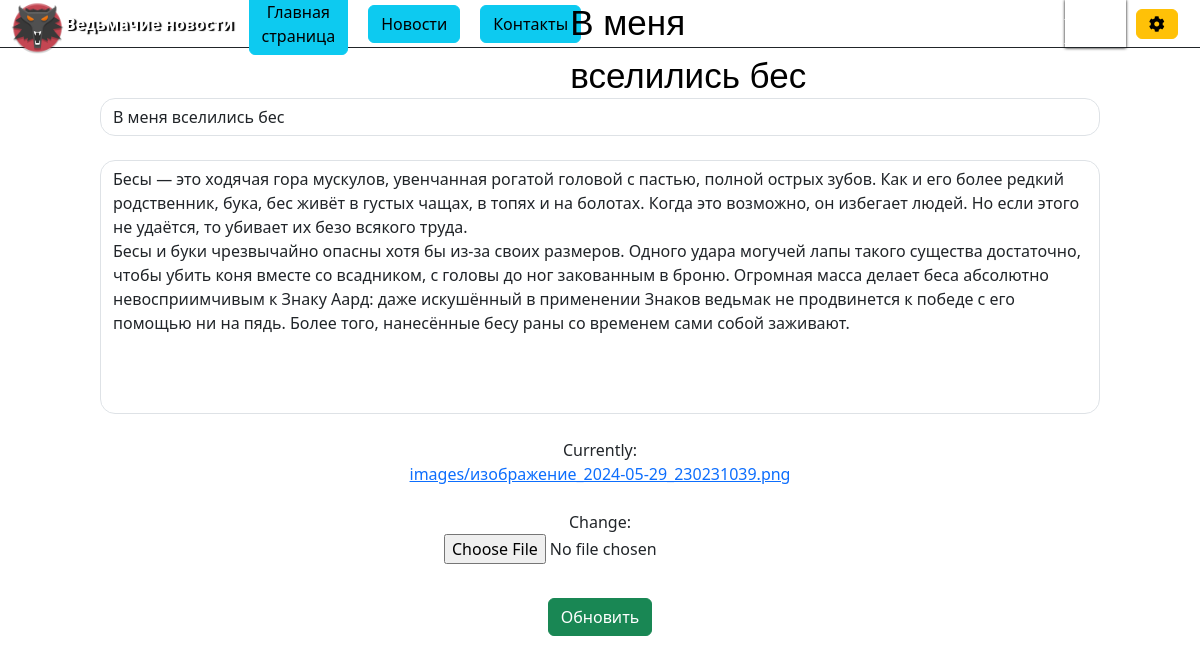
Page /update/1/ (signed in) on the committed database.
### blog/models.py (models this page shows, shortened)
class Blog(models.Model):
    title = models.CharField(max_length=200, verbose_name="Заголовок")
    content = models.TextField(verbose_name="Содержание")
    date_published = models.DateTimeField(default=timezone.now, verbose_name="Дата публикации")
    image = models.ImageField(upload_to="images/", verbose_name="Изображение")
    author = models.ForeignKey(User, on_delete=models.CASCADE, verbose_name="Автор", null=True, blank=True)
    class Meta:
        verbose_name = "Новость"
        verbose_name_plural = "Новости"

### blog/views.py (the view)
    def wrapper(request, *args, **kwargs):
        blog_id = kwargs["pk"]
        if blog_id:
            blog = Blog.objects.get(pk=blog_id)
            if blog.author == request.user or request.user.is_superuser:
                return func(request, *args, **kwargs)
        return redirect("blog:index")

### blog/forms.py
class BlogModelForm(ModelForm):
    class Meta:
        model = Blog
        fields = ["title", "content", "image"]
    def __init__(self, *args, **kwargs):
        super(BlogModelForm, self).__init__(*args, **kwargs)
        self.fields["title"].help_text = ""
        self.fields["title"].label = ""
        self.fields["title"].widget = forms.Textarea(
            attrs={
                "placeholder": "Название новости",
                "rows": 1,
                "class": "form-control",
            }
        )
        self.fields["content"].help_text = ""
        self.fields["content"].label = ""
        self.fields["content"].widget = forms.Textarea(
            attrs={
                "placeholder": "Содержание",
                "rows": 10,
                "class": "form-control",
            }
        )

### blog/views.py (called while the page is built)
def is_owner(func):
    def wrapper(request, *args, **kwargs):
        blog_id = kwargs["pk"]
        if blog_id:
            blog = Blog.objects.get(pk=blog_id)
            if blog.author == request.user or request.user.is_superuser:
                return func(request, *args, **kwargs)
        return redirect("blog:index")
    return wrapper

@is_owner
@login_required
def update_blog(request, pk):
    action = "Обновить"
    blog = Blog.objects.get(pk=pk)
    title = f"Редактирование { blog.title }"
    if request.method == "POST":
        form = BlogModelForm(request.POST, request.FILES, instance=blog)
        if form.is_valid():
            form.save()
            return redirect("blog:blog_detail", pk=pk)
    else:
        form = BlogModelForm(instance=blog)
    return render(request, template_name='blog/create_update_blog.html', context={"title": title, "form": form, "action": action})

### blog/templates/blog/create_update_blog.html (shortened to what this page needs)
{% extends 'blog/layout1.html' %}
{% load static %}
{% block static %}
<link rel="stylesheet" href="{% static 'blog/css/create_update_blog.css' %}">
{% endblock %}
{% block content %}
    <div class="createform">
        <form method="POST" enctype="multipart/form-data">
            <div class="form">
                {{ form.title }}<br>
                {{ form.content }}<br>
                {{ form.image }}<br>
                <button type="submit" class="btn btn-success" style="margin: 10px 0 2% 0;"> {{ action }} </button>
            </div>
        </form>
     </div>
{% endblock %}

### blog/templates/blog/layout1.html (shortened to what this page needs)
{% load static %}
<html lang="en">
<head>
    <link rel="stylesheet" href="{% static 'common/css/bootstrap/bootstrap.min.css' %}">
    <link rel="stylesheet" href="https://use.fontawesome.com/releases/v5.8.2/css/all.css">
    <link rel="stylesheet" href="{% static 'blog/css/layout1.css' %}">
     {% block static %}
     {% endblock %}
</head>
<body  style="background-image: url('https://getwallpapers.com/wallpaper/full/7/d/c/14065.jpg');
    background-size: cover;
    background-repeat: no-repeat;
    background-position: right 35% bottom 45%;;
    background-attachment: fixed;">
    <div class="header">
        <img src="{% static 'blog/img/Witcher.ico' %}" style="height:55; width:55;">
        <p class="ico">
        <strong>Ведьмачие новости</strong>
        </p>
        <div class="left_side">
             <a class="btn btn-info" href="{% url 'blog:index'%}">Главная страница</a>
             <a class="btn btn-info" href="{% url 'blog:news'%}">Новости</a>
             <a class="btn btn-info" href="{% url 'blog:contact'%}">Контакты</a>
        </div>
        <div class="middle">
             <a style="font-size: 35; color: black;  text-decoration: none; margin-left: 50px"> {{title}}</a>
        </div>
        <div class="right_side">
            {% if user.is_authenticated %}
                <a href="{% url 'users:profile' %}" style="color: #ffffff; box-shadow: 0 0 3px black;">Привет, {{user.username}}!</a>
                {% if user.is_superuser %}
                        <a class="btn btn-warning" href="{% url 'admin:index' %}"> <i class="fa fa-cog"></i></a>
                {% endif %}
                <form class="log_out_form" action="{% url 'users:logout' %}" method="post">
                </form>
            {% else %}
                <a class="btn btn-success" href="{% url 'users:login' %}">Вход</a>
                <a class="btn btn-primary" href="{% url 'users:register' %}">Регистрация</a>
            {% endif %}
        </div>
    </div>
    <div style="height: 6%;"></div>
    {% block content %}
    {% endblock%}
</body>
</html>

### static/blog/css/layout1.css (style rules this page uses)
.header { position: fixed; width: 100%; border-bottom: 1px solid; z-index: 1; height: 6%; display: flex; padding: 0 10 0 10; background-image: url('https://modnica.club/uploads/posts/2021-11/1635770217_1-modnica-club-p-gradient-goluboi-fioletovii-1.jpg'); background-repeat: no-repeat; background-size: cover; background-position: center; }
.left_side, .right_side, .middle { padding: 5px; display: flex; align-items: center; }
.left_side { width: 30%; }
.right_side { width: 30%; justify-content: flex-end; }
.middle { width: 40%; padding: 0 300 0 10; justify-content: center; font-family: Lucida Sans Unicode, sans-serif; }
.btn, .log_out_form { margin: 0 10px 0 10px; }
.ico { display: flex; margin: auto; color: white; text-shadow: 2px 1px 1px black; white-space: nowrap; }

### static/blog/css/create_update_blog.css (style rules this page uses)
.createform { display: flex; flex-direction: row; justify-content: center; align-items: center; height: 94 vh; }
.form { margin-top: 5%; display: flex; flex-direction: column; justify-content: center; align-items: center; }
.form textarea { resize: none; border-radius: 15px; width: 1000px; }

### rows in the picture
Blog: title "В меня вселились бес", content "Бесы — это ходячая гора мускулов, увенчанная рогатой головой с пастью, полной острых зубов. Как и его более редкий родственник, бука, бес живёт в густых чащах, в топях и на болотах. Когда это возможно, он избегает людей. Но если этого не удаётся, то убивает их безо всякого труда. Бесы и буки чрезвычайно опасны хотя бы из-за своих размеров. Одного удара могучей лапы такого существа достаточно, чтобы убить коня вместе со всадником, с головы до ног закованным в броню. Огромная масса делает беса абсолютно невосприимчивым к Знаку Аард: даже искушённый в применении Знаков ведьмак не продвинется к победе с его помощью ни на пядь. Более того, нанесённые бесу раны со временем сами собой заживают."

### other values in the picture
{{ user.username }} "admin"
{{ action }} "Обновить"
